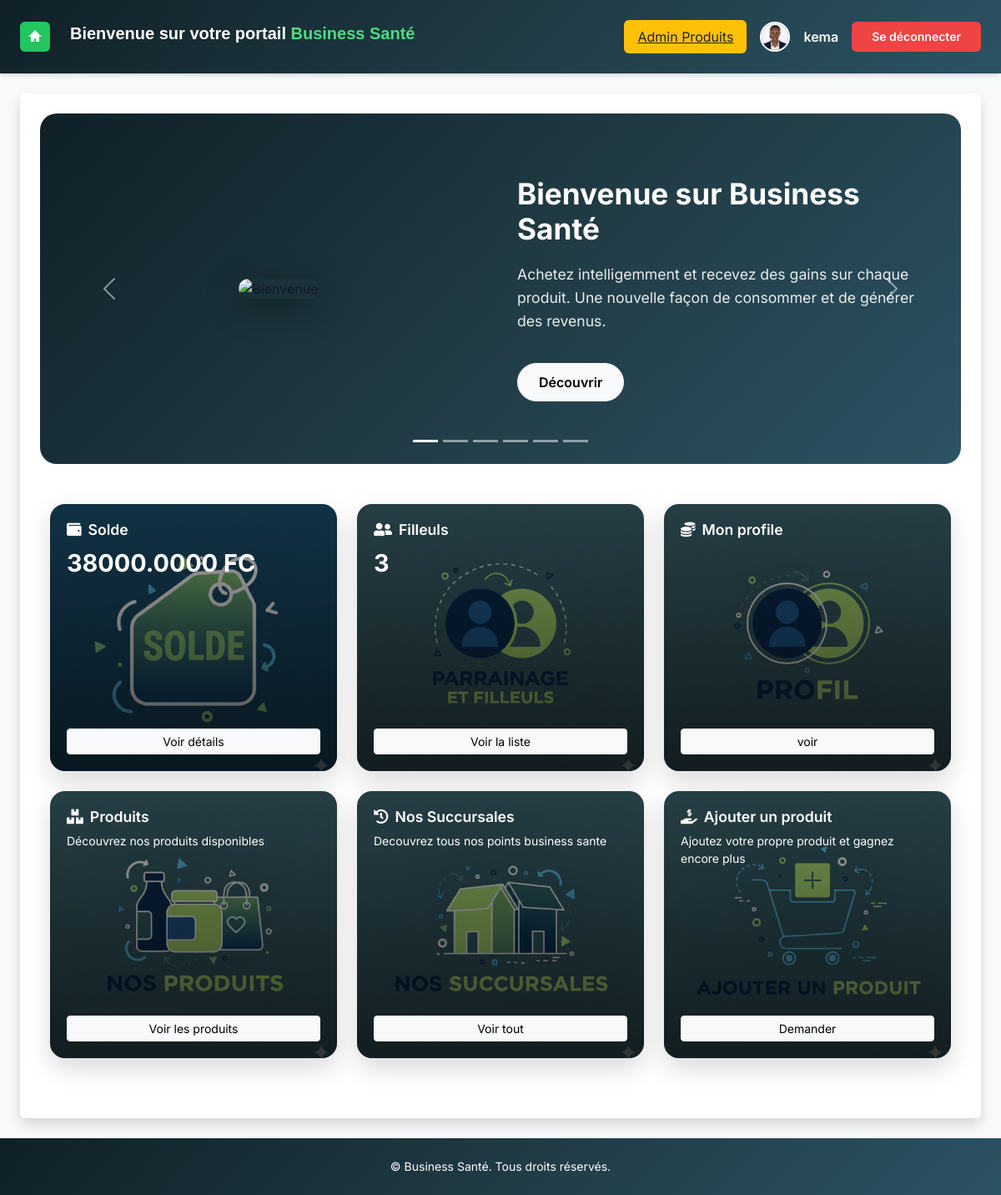
/home/ (signed in), run on the app's committed database.
### core/models.py (models this page shows, shortened)
class CustomUser(AbstractUser):
    parrain = models.ForeignKey('self', on_delete=models.SET_NULL, null=True, blank=True,  related_name="filleul")
    gains = models.DecimalField(max_digits=10, decimal_places=2, default=0.00)
    first_name = models.CharField(max_length=150, null=True, blank=True)
    last_name = models.CharField(max_length=150,null=True, blank=True)
    telephone = models.CharField(max_length=20, blank=True)

class Profil(models.Model):
    utilisateur = models.OneToOneField(
    settings.AUTH_USER_MODEL,
    on_delete=models.CASCADE,
    related_name="profil"
)
    solde = models.DecimalField(max_digits=12, decimal_places=2, default=0)
    gains_retires = models.DecimalField(max_digits=12, decimal_places=2, default=0)
    mon_code = models.CharField(max_length=30, default=0, blank=True)
    parrain_code = models.CharField(max_length=30, blank=True,null=True)
    is_paid = models.BooleanField(default=False)
    date_created = models.DateTimeField(default=timezone.now)
    avatar = models.ImageField(upload_to='avatars/', blank=True, null=True)

### core/views.py (the view)
# urls.py: 2. Add a URL to urlpatterns:  path('', views.home, name='home')
@login_required
def home(request):
    utilisateur = request.user
    profil = Profil.objects.get(utilisateur=utilisateur)
    gain_propre = profil.solde or Decimal('0.00')
    gain_1 = Decimal('0.00')
    gain_2 = Decimal('0.00')
    gain_3 = Decimal('0.00')
    tous_users = CustomUser.objects.exclude(id=utilisateur.id)
    for u in tous_users:
        generation = generation_par_rapport_a(utilisateur, u)
        try:
            solde_filleul = u.profil.solde or Decimal('0.00')
        except Profil.DoesNotExist:
            solde_filleul = Decimal('0.00')
        if generation == 1:
            gain_1 += solde_filleul * Decimal('0.10')
        elif generation == 2:
            gain_2 += solde_filleul * Decimal('0.06')
        elif generation == 3:
            gain_3 += solde_filleul * Decimal('0.03')
    total_gains = gain_propre + gain_1 + gain_2 + gain_3
    filleuls = Parrainage.objects.filter(parrain=utilisateur)
    total_filleuls = CustomUser.objects.filter(
        parrain=utilisateur
    ).count()
    achats = Panier.objects.filter(
        utilisateur=utilisateur
    )
    context = {
        'solde': total_gains,
        'gain_propre': gain_propre,
        'gain_1': gain_1,
        'gain_2': gain_2,
        'gain_3': gain_3,
        'total_filleuls': total_filleuls,
        'achats': achats,
        'profil': profil,
    }
    return render(request, 'core/start.html', context)

### core/views.py (called while the page is built)
def generation_par_rapport_a(parent, enfant):
    generation = 1
    courant = enfant.parrain
    while courant:
        if courant == parent:
            return generation
        courant = courant.parrain
        generation += 1
    return 0

### core/templates/core/start.html (shortened to what this page needs)
{% extends "core/base.html" %}
{% load static %}
{% block content %}
<!DOCTYPE html>
<html lang="fr">
<head>
  <link rel="stylesheet" href="{% static 'css/home.css' %}">
  <link href="https://cdn.jsdelivr.net/npm/bootstrap@5.3.0-alpha1/dist/css/bootstrap.min.css" rel="stylesheet" />
  <link href="https://cdnjs.cloudflare.com/ajax/libs/font-awesome/5.15.4/css/all.min.css" rel="stylesheet" />
</head>
<div id="carouselInfos" class="carousel slide mb-5" data-bs-ride="carousel">
  <div class="carousel-inner">
    <div class="carousel-item active">
      <div class="carousel-slide-container">
        <div class="carousel-image-side">
          <img src="{% static 'images/bienvenue.png' %}" alt="Bienvenue">
        </div>
        <div class="carousel-text-side">
          <h2>Bienvenue sur Business Santé</h2>
          <p>Achetez intelligemment et recevez des gains sur chaque produit. Une nouvelle façon de consommer et de générer des revenus.</p>
          <a href="#" class="btn btn-light">Découvrir</a>
        </div>
      </div>
    </div>
  </div>
  <button class="carousel-control-prev" type="button" data-bs-target="#carouselInfos" data-bs-slide="prev">
    <span class="carousel-control-prev-icon"></span>
  </button>
  <button class="carousel-control-next" type="button" data-bs-target="#carouselInfos" data-bs-slide="next">
    <span class="carousel-control-next-icon"></span>
  </button>
  <div class="carousel-indicators mt-3">
    <button type="button" data-bs-target="#carouselInfos" data-bs-slide-to="0" class="active"></button>
    <button type="button" data-bs-target="#carouselInfos" data-bs-slide-to="1"></button>
    <button type="button" data-bs-target="#carouselInfos" data-bs-slide-to="2"></button>
    <button type="button" data-bs-target="#carouselInfos" data-bs-slide-to="3"></button>
    <button type="button" data-bs-target="#carouselInfos" data-bs-slide-to="4"></button>
    <button type="button" data-bs-target="#carouselInfos" data-bs-slide-to="5"></button>
  </div>
</div>
<div class="container mb-5">
  <div class="row g-4">
    <div class="col-md-6 col-lg-4">
      <div class="dashboard-card">
        <div class="dashboard-card-bg solde-bg"></div>
        <div class="dashboard-card-body">
          <div>
            <h3><i class="fas fa-wallet me-2"></i>Solde</h3>
            <div class="dashboard-value">{{ solde }} FC</div>
          </div>
          <a href="{% url 'gains' %}" class="btn btn-light btn-sm">Voir détails</a>
        </div>
      </div>
    </div>
    <div class="col-md-6 col-lg-4">
      <div class="dashboard-card">
        <div class="dashboard-card-bg filleuls-bg"></div>
        <div class="dashboard-card-body">
          <div>
            <h3><i class="fas fa-user-friends me-2"></i>Filleuls</h3>
            <div class="dashboard-value">{{ total_filleuls }}</div>
          </div>
          <a href="{% url 'filleuls' %}" class="btn btn-light btn-sm">Voir la liste</a>
        </div>
      </div>
    </div>
    <div class="col-md-6 col-lg-4">
      <div class="dashboard-card">
        <div class="dashboard-card-bg profile-bg"></div>
        <div class="dashboard-card-body">
          <div>
            <h3><i class="fas fa-coins me-2"></i>Mon profile</h3>
          </div>
          <a href="{% url 'profile' %}" class="btn btn-light btn-sm">voir</a>
        </div>
      </div>
    </div>
    <div class="col-md-6 col-lg-4">
      <div class="dashboard-card">
        <div class="dashboard-card-bg produits-bg"></div>
        <div class="dashboard-card-body">
          <div>
            <h3><i class="fas fa-boxes me-2"></i>Produits</h3>
            <p class="small mb-0">Découvrez nos produits disponibles</p>
          </div>
          <a href="{% url 'produits' %}" class="btn btn-light btn-sm">Voir les produits</a>
        </div>
      </div>
    </div>
    <div class="col-md-6 col-lg-4">
      <div class="dashboard-card">
        <div class="dashboard-card-bg succursales-bg"></div>
        <div class="dashboard-card-body">
          <div>
            <h3><i class="fas fa-history me-2"></i>Nos Succursales</h3>
             <p class="small">Decouvrez tous nos points business sante</p>
          </div>
          <a href="{% url 'gains' %}" class="btn btn-light btn-sm">Voir tout</a>
        </div>
      </div>
    </div>
    <div class="col-md-6 col-lg-4">
      <div class="dashboard-card">
        <div class="dashboard-card-bg addproduct-bg"></div>
        <div class="dashboard-card-body">
          <div>
            <h3><i class="fas fa-hand-holding-usd me-2"></i>Ajouter un produit</h3>
            <p class="small">Ajoutez votre propre produit et gagnez encore plus</p>
          </div>
          <a href="{% url 'ajouter_produit' %}" class="btn btn-light btn-sm">
            Demander
          </a>
        </div>
      </div>
    </div>
  </div>
</div>
</body>
</html>
{% endblock %}

### core/templates/core/base.html (shortened to what this page needs)
{% load static %}
<!DOCTYPE html>
<html lang="fr">
<head>
  <script src="https://cdn.tailwindcss.com"></script>
  <link href="https://cdn.jsdelivr.net/npm/bootstrap@5.3.0-alpha1/dist/css/bootstrap.min.css" rel="stylesheet">
  <link href="https://cdnjs.cloudflare.com/ajax/libs/font-awesome/5.15.4/css/all.min.css" rel="stylesheet">
  <link href="https://cdn.jsdelivr.net/npm/bootstrap@5.3.0/dist/css/bootstrap.min.css" rel="stylesheet">
</head>
<body class="bg-slate-50 text-gray-900 font-[Inter] min-h-screen flex flex-col">
<header class="flex items-center justify-between px-6 py-4 shadow-md text-white"
style="background: linear-gradient(135deg, #0f2027, #203a43, #2c5364);">
  <div class="flex items-center gap-4">
    <a href="{% url 'home' %}">
      <button class="bg-green-500 p-2 rounded-md text-white hover:bg-green-600 transition">
        <svg class="w-5 h-5 fill-current" viewBox="0 0 20 20">
          <path d="M10 2L2 10h3v6h4v-4h2v4h4v-6h3L10 2z"/>
        </svg>
      </button>
    </a>
    <h1 class="text-lg md:text-xl font-semibold" style="font-family:Verdana, Geneva, Tahoma, sans-serif;">
      Bienvenue sur votre portail <span class="text-green-400">Business Santé</span>
    </h1>
  </div>
  <div class="flex items-center gap-3">
    {% if request.user.is_staff %}
      <a href="{% url 'admin_produits' %}" class="bg-warning text-dark px-3 py-2 rounded">
        Admin Produits
      </a>
    {% endif %}
  {% if user.profil.avatar %}
    <img src="{{ user.profil.avatar.url }}"
         class="w-9 h-9 rounded-full border-2 border-white">
  {% endif %}
  <span class="font-semibold">{{ user.username }}</span>
  <form method="post" action="{% url 'logout' %}">
  <button type="submit"
          class="bg-red-500 hover:bg-red-600 px-4 py-2 rounded-md text-sm font-semibold text-white transition">
      Se déconnecter
  </button>
  </form>
</div>
</header>
  <div class="flex flex-1">
    <main class="flex-1 p-6">
      <div class="bg-white p-6 rounded shadow">
        {% block content %}
        {% endblock %}
  <footer class="bg-gray-800 text-white py-4 text-center text-sm mt-auto" style=" background: linear-gradient(135deg, #0f2027, #203a43, #2c5364);">
    &copy; {{ now|date:"Y" }} Business Santé. Tous droits réservés.
  </footer>
</body>
</html>

### static/css/home.css (style rules this page uses)
body { font-family: 'Inter', sans-serif; background-color: #f4f4f4; margin: 0; padding: 0; }
.container { margin-top: 20px; margin-bottom: 40px; }
.carousel-item img { max-height: 400px; object-fit: cover; }

### core/templates/core/start.html (style rules this page uses)
.dashboard-card { height: 320px; border-radius: 18px; overflow: hidden; position: relative; box-shadow: 0 12px 30px rgba(0,0,0,0.15); transition: transform .3s ease, box-shadow .3s ease; }
.dashboard-card-bg { position: absolute; inset: 0; background-size: cover; background-position: center; filter: brightness(0.75); }
.dashboard-card::after { content: ""; position: absolute; inset: 0; background: linear-gradient(to top, rgba(0,0,0,.6), rgba(0,0,0,.15)); }
.dashboard-card-body { position: relative; z-index: 2; height: 100%; padding: 20px; display: flex; flex-direction: column; justify-content: space-between; color: #fff; }
.dashboard-card h3 { font-size: 1.1rem; font-weight: 600; }
.dashboard-value { font-size: 1.8rem; font-weight: 700; }
.solde-bg { background-image: url("/static/images/Gemini_Generated_Image_qcxanyqcxanyqcxa.png"); background-size: cover; background-position: center; }
.filleuls-bg { background-image: url("/static/images/Gemini_Generated_Image_ct64tact64tact64.png"); background-size: cover; background-position: center; }
.produits-bg { background-image: url("/static/images/produits.png"); background-size: cover; background-position: center; }
.profile-bg { background-image: url("/static/images/profile.png"); background-size: cover; background-position: center; }
.succursales-bg { background-image: url("/static/images/succursales.png"); background-size: cover; background-position: center; }
.addproduct-bg { background-image: url("/static/images/ajout.png"); background-size: cover; background-position: center; }
.carousel-slide-container { display: flex; align-items: center; justify-content: space-between; height: 420px; border-radius: 20px; overflow: hidden; background: linear-gradient(135deg, #0f2027, #203a43, #2c5364); padding: 40px; gap: 40px; }
.carousel-image-side { flex: 1; display: flex; justify-content: center; align-items: center; }
.carousel-image-side img { max-height: 340px; max-width: 100%; object-fit: contain; border-radius: 15px; box-shadow: 0 10px 40px rgba(0,0,0,0.4); }
.carousel-text-side { flex: 1; color: white; }
.carousel-text-side h2 { font-size: 2.2rem; font-weight: 700; margin-bottom: 20px; }
.carousel-text-side p { font-size: 1.1rem; opacity: 0.9; line-height: 1.6; }
.carousel-text-side .btn { margin-top: 20px; padding: 10px 25px; font-weight: 600; border-radius: 30px; }

### data on the page
CustomUser: profil.avatar (picture), username "kema"

### other printed values
{{ solde }} "38000.0000"
{{ total_filleuls }} "3"
